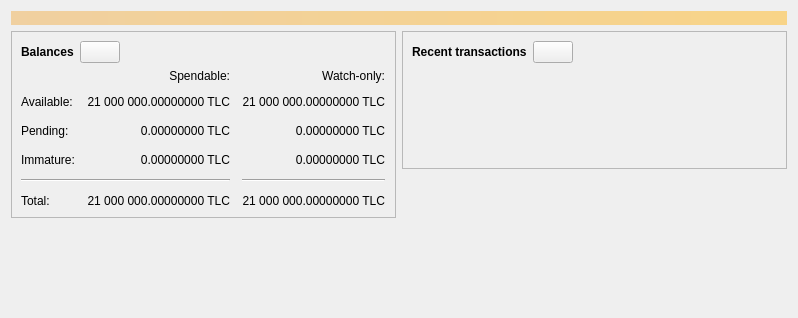
<?xml version="1.0" encoding="UTF-8"?>
<ui version="4.0">
 <class>OverviewPage</class>
 <widget class="QWidget" name="OverviewPage">
  <property name="geometry">
   <rect>
    <x>0</x>
    <y>0</y>
    <width>798</width>
    <height>318</height>
   </rect>
  </property>
  <property name="windowTitle">
   <string>Form</string>
  </property>
  <layout class="QVBoxLayout" name="topLayout">
   <item>
    <widget class="QLabel" name="labelAlerts">
     <property name="visible">
      <bool>false</bool>
     </property>
     <property name="styleSheet">
      <string notr="true">QLabel { background-color: qlineargradient(x1: 0, y1: 0, x2: 1, y2: 0, stop:0 #F0D0A0, stop:1 #F8D488); color:#000000; }</string>
     </property>
     <property name="wordWrap">
      <bool>true</bool>
     </property>
     <property name="margin">
      <number>3</number>
     </property>
     <property name="textInteractionFlags">
      <set>Qt::TextSelectableByMouse</set>
     </property>
    </widget>
   </item>
   <item>
    <layout class="QHBoxLayout" name="horizontalLayout" stretch="1,1">
     <item>
      <layout class="QVBoxLayout" name="verticalLayout_2">
       <item>
        <widget class="QFrame" name="frame">
         <property name="frameShape">
          <enum>QFrame::StyledPanel</enum>
         </property>
         <property name="frameShadow">
          <enum>QFrame::Raised</enum>
         </property>
         <layout class="QVBoxLayout" name="verticalLayout_4">
          <item>
           <layout class="QHBoxLayout" name="horizontalLayout_4">
            <item>
             <widget class="QLabel" name="label_5">
              <property name="font">
               <font>
                <weight>75</weight>
                <bold>true</bold>
               </font>
              </property>
              <property name="text">
               <string>Balances</string>
              </property>
             </widget>
            </item>
            <item>
             <widget class="QPushButton" name="labelWalletStatus">
              <property name="enabled">
               <bool>true</bool>
              </property>
              <property name="maximumSize">
               <size>
                <width>45</width>
                <height>16777215</height>
               </size>
              </property>
              <property name="toolTip">
               <string>The displayed information may be out of date. Your wallet automatically synchronizes with the Techcoin network after a connection is established, but this process has not completed yet.</string>
              </property>
              <property name="text">
               <string/>
              </property>
              <property name="icon">
               <iconset resource="../techcoin.qrc">
                <normaloff>:/icons/warning</normaloff>
                <disabledoff>:/icons/warning</disabledoff>:/icons/warning</iconset>
              </property>
              <property name="iconSize">
               <size>
                <width>24</width>
                <height>24</height>
               </size>
              </property>
             </widget>
            </item>
            <item>
             <spacer name="horizontalSpacer_3">
              <property name="orientation">
               <enum>Qt::Horizontal</enum>
              </property>
              <property name="sizeHint" stdset="0">
               <size>
                <width>40</width>
                <height>20</height>
               </size>
              </property>
             </spacer>
            </item>
           </layout>
          </item>
          <item>
           <layout class="QGridLayout" name="gridLayout">
            <property name="spacing">
             <number>12</number>
            </property>
            <item row="2" column="2">
             <widget class="QLabel" name="labelWatchPending">
              <property name="cursor">
               <cursorShape>IBeamCursor</cursorShape>
              </property>
              <property name="toolTip">
               <string>Unconfirmed transactions to watch-only addresses</string>
              </property>
              <property name="text">
               <string notr="true">0.00000000 TLC</string>
              </property>
              <property name="alignment">
               <set>Qt::AlignRight|Qt::AlignTrailing|Qt::AlignVCenter</set>
              </property>
              <property name="textInteractionFlags">
               <set>Qt::LinksAccessibleByMouse|Qt::TextSelectableByKeyboard|Qt::TextSelectableByMouse</set>
              </property>
             </widget>
            </item>
            <item row="2" column="1">
             <widget class="QLabel" name="labelUnconfirmed">
              <property name="cursor">
               <cursorShape>IBeamCursor</cursorShape>
              </property>
              <property name="toolTip">
               <string>Total of transactions that have yet to be confirmed, and do not yet count toward the spendable balance</string>
              </property>
              <property name="text">
               <string notr="true">0.00000000 TLC</string>
              </property>
              <property name="alignment">
               <set>Qt::AlignRight|Qt::AlignTrailing|Qt::AlignVCenter</set>
              </property>
              <property name="textInteractionFlags">
               <set>Qt::LinksAccessibleByMouse|Qt::TextSelectableByKeyboard|Qt::TextSelectableByMouse</set>
              </property>
             </widget>
            </item>
            <item row="3" column="2">
             <widget class="QLabel" name="labelWatchImmature">
              <property name="cursor">
               <cursorShape>IBeamCursor</cursorShape>
              </property>
              <property name="toolTip">
               <string>Mined balance in watch-only addresses that has not yet matured</string>
              </property>
              <property name="text">
               <string notr="true">0.00000000 TLC</string>
              </property>
              <property name="alignment">
               <set>Qt::AlignRight|Qt::AlignTrailing|Qt::AlignVCenter</set>
              </property>
              <property name="textInteractionFlags">
               <set>Qt::LinksAccessibleByMouse|Qt::TextSelectableByKeyboard|Qt::TextSelectableByMouse</set>
              </property>
             </widget>
            </item>
            <item row="4" column="0" colspan="2">
             <widget class="Line" name="line">
              <property name="orientation">
               <enum>Qt::Horizontal</enum>
              </property>
             </widget>
            </item>
            <item row="4" column="2">
             <widget class="Line" name="lineWatchBalance">
              <property name="sizePolicy">
               <sizepolicy hsizetype="Preferred" vsizetype="Fixed">
                <horstretch>0</horstretch>
                <verstretch>0</verstretch>
               </sizepolicy>
              </property>
              <property name="minimumSize">
               <size>
                <width>140</width>
                <height>0</height>
               </size>
              </property>
              <property name="orientation">
               <enum>Qt::Horizontal</enum>
              </property>
             </widget>
            </item>
            <item row="5" column="0">
             <widget class="QLabel" name="labelTotalText">
              <property name="text">
               <string>Total:</string>
              </property>
             </widget>
            </item>
            <item row="3" column="1">
             <widget class="QLabel" name="labelImmature">
              <property name="cursor">
               <cursorShape>IBeamCursor</cursorShape>
              </property>
              <property name="toolTip">
               <string>Mined balance that has not yet matured</string>
              </property>
              <property name="text">
               <string notr="true">0.00000000 TLC</string>
              </property>
              <property name="alignment">
               <set>Qt::AlignRight|Qt::AlignTrailing|Qt::AlignVCenter</set>
              </property>
              <property name="textInteractionFlags">
               <set>Qt::LinksAccessibleByMouse|Qt::TextSelectableByKeyboard|Qt::TextSelectableByMouse</set>
              </property>
             </widget>
            </item>
            <item row="2" column="3">
             <spacer name="horizontalSpacer_2">
              <property name="orientation">
               <enum>Qt::Horizontal</enum>
              </property>
              <property name="sizeHint" stdset="0">
               <size>
                <width>40</width>
                <height>20</height>
               </size>
              </property>
             </spacer>
            </item>
            <item row="3" column="0">
             <widget class="QLabel" name="labelImmatureText">
              <property name="text">
               <string>Immature:</string>
              </property>
             </widget>
            </item>
            <item row="5" column="1">
             <widget class="QLabel" name="labelTotal">
              <property name="cursor">
               <cursorShape>IBeamCursor</cursorShape>
              </property>
              <property name="toolTip">
               <string>Your current total balance</string>
              </property>
              <property name="text">
               <string notr="true">21 000 000.00000000 TLC</string>
              </property>
              <property name="alignment">
               <set>Qt::AlignRight|Qt::AlignTrailing|Qt::AlignVCenter</set>
              </property>
              <property name="textInteractionFlags">
               <set>Qt::LinksAccessibleByMouse|Qt::TextSelectableByKeyboard|Qt::TextSelectableByMouse</set>
              </property>
             </widget>
            </item>
            <item row="5" column="2">
             <widget class="QLabel" name="labelWatchTotal">
              <property name="cursor">
               <cursorShape>IBeamCursor</cursorShape>
              </property>
              <property name="toolTip">
               <string>Current total balance in watch-only addresses</string>
              </property>
              <property name="text">
               <string notr="true">21 000 000.00000000 TLC</string>
              </property>
              <property name="alignment">
               <set>Qt::AlignRight|Qt::AlignTrailing|Qt::AlignVCenter</set>
              </property>
              <property name="textInteractionFlags">
               <set>Qt::LinksAccessibleByMouse|Qt::TextSelectableByKeyboard|Qt::TextSelectableByMouse</set>
              </property>
             </widget>
            </item>
            <item row="0" column="2">
             <widget class="QLabel" name="labelWatchonly">
              <property name="text">
               <string>Watch-only:</string>
              </property>
              <property name="alignment">
               <set>Qt::AlignRight|Qt::AlignTrailing|Qt::AlignVCenter</set>
              </property>
             </widget>
            </item>
            <item row="1" column="0">
             <widget class="QLabel" name="labelBalanceText">
              <property name="text">
               <string>Available:</string>
              </property>
             </widget>
            </item>
            <item row="1" column="1">
             <widget class="QLabel" name="labelBalance">
              <property name="cursor">
               <cursorShape>IBeamCursor</cursorShape>
              </property>
              <property name="toolTip">
               <string>Your current spendable balance</string>
              </property>
              <property name="text">
               <string notr="true">21 000 000.00000000 TLC</string>
              </property>
              <property name="alignment">
               <set>Qt::AlignRight|Qt::AlignTrailing|Qt::AlignVCenter</set>
              </property>
              <property name="textInteractionFlags">
               <set>Qt::LinksAccessibleByMouse|Qt::TextSelectableByKeyboard|Qt::TextSelectableByMouse</set>
              </property>
             </widget>
            </item>
            <item row="1" column="2">
             <widget class="QLabel" name="labelWatchAvailable">
              <property name="cursor">
               <cursorShape>IBeamCursor</cursorShape>
              </property>
              <property name="toolTip">
               <string>Your current balance in watch-only addresses</string>
              </property>
              <property name="text">
               <string notr="true">21 000 000.00000000 TLC</string>
              </property>
              <property name="alignment">
               <set>Qt::AlignRight|Qt::AlignTrailing|Qt::AlignVCenter</set>
              </property>
              <property name="textInteractionFlags">
               <set>Qt::LinksAccessibleByMouse|Qt::TextSelectableByKeyboard|Qt::TextSelectableByMouse</set>
              </property>
             </widget>
            </item>
            <item row="2" column="0">
             <widget class="QLabel" name="labelPendingText">
              <property name="text">
               <string>Pending:</string>
              </property>
             </widget>
            </item>
            <item row="0" column="1">
             <widget class="QLabel" name="labelSpendable">
              <property name="text">
               <string>Spendable:</string>
              </property>
              <property name="alignment">
               <set>Qt::AlignRight|Qt::AlignTrailing|Qt::AlignVCenter</set>
              </property>
             </widget>
            </item>
           </layout>
          </item>
         </layout>
        </widget>
       </item>
       <item>
        <spacer name="verticalSpacer">
         <property name="orientation">
          <enum>Qt::Vertical</enum>
         </property>
         <property name="sizeHint" stdset="0">
          <size>
           <width>20</width>
           <height>40</height>
          </size>
         </property>
        </spacer>
       </item>
      </layout>
     </item>
     <item>
      <layout class="QVBoxLayout" name="verticalLayout_3">
       <item>
        <widget class="QFrame" name="frame_2">
         <property name="frameShape">
          <enum>QFrame::StyledPanel</enum>
         </property>
         <property name="frameShadow">
          <enum>QFrame::Raised</enum>
         </property>
         <layout class="QVBoxLayout" name="verticalLayout">
          <item>
           <layout class="QHBoxLayout" name="horizontalLayout_2">
            <item>
             <widget class="QLabel" name="label_4">
              <property name="font">
               <font>
                <weight>75</weight>
                <bold>true</bold>
               </font>
              </property>
              <property name="text">
               <string>Recent transactions</string>
              </property>
             </widget>
            </item>
            <item>
             <widget class="QPushButton" name="labelTransactionsStatus">
              <property name="enabled">
               <bool>true</bool>
              </property>
              <property name="maximumSize">
               <size>
                <width>45</width>
                <height>16777215</height>
               </size>
              </property>
              <property name="toolTip">
               <string>The displayed information may be out of date. Your wallet automatically synchronizes with the Techcoin network after a connection is established, but this process has not completed yet.</string>
              </property>
              <property name="text">
               <string/>
              </property>
              <property name="icon">
               <iconset resource="../techcoin.qrc">
                <normaloff>:/icons/warning</normaloff>
                <disabledoff>:/icons/warning</disabledoff>:/icons/warning</iconset>
              </property>
              <property name="iconSize">
               <size>
                <width>24</width>
                <height>24</height>
               </size>
              </property>
             </widget>
            </item>
            <item>
             <spacer name="horizontalSpacer">
              <property name="orientation">
               <enum>Qt::Horizontal</enum>
              </property>
              <property name="sizeHint" stdset="0">
               <size>
                <width>40</width>
                <height>20</height>
               </size>
              </property>
             </spacer>
            </item>
           </layout>
          </item>
          <item>
           <widget class="TransactionOverviewWidget" name="listTransactions">
            <property name="styleSheet">
             <string notr="true">QListView { background: transparent; }</string>
            </property>
            <property name="frameShape">
             <enum>QFrame::NoFrame</enum>
            </property>
            <property name="verticalScrollBarPolicy">
             <enum>Qt::ScrollBarAlwaysOff</enum>
            </property>
            <property name="horizontalScrollBarPolicy">
             <enum>Qt::ScrollBarAlwaysOff</enum>
            </property>
            <property name="sizeAdjustPolicy">
             <enum>QAbstractScrollArea::AdjustToContents</enum>
            </property>
            <property name="selectionMode">
             <enum>QAbstractItemView::NoSelection</enum>
            </property>
            <property name="uniformItemSizes">
             <bool>true</bool>
            </property>
           </widget>
          </item>
         </layout>
        </widget>
       </item>
       <item>
        <spacer name="verticalSpacer_2">
         <property name="orientation">
          <enum>Qt::Vertical</enum>
         </property>
         <property name="sizeHint" stdset="0">
          <size>
           <width>20</width>
           <height>40</height>
          </size>
         </property>
        </spacer>
       </item>
      </layout>
     </item>
    </layout>
   </item>
  </layout>
 </widget>
 <customwidgets>
  <customwidget>
   <class>TransactionOverviewWidget</class>
   <extends>QListView</extends>
   <header>qt/transactionoverviewwidget.h</header>
  </customwidget>
 </customwidgets>
 <resources/>
 <connections/>
</ui>
